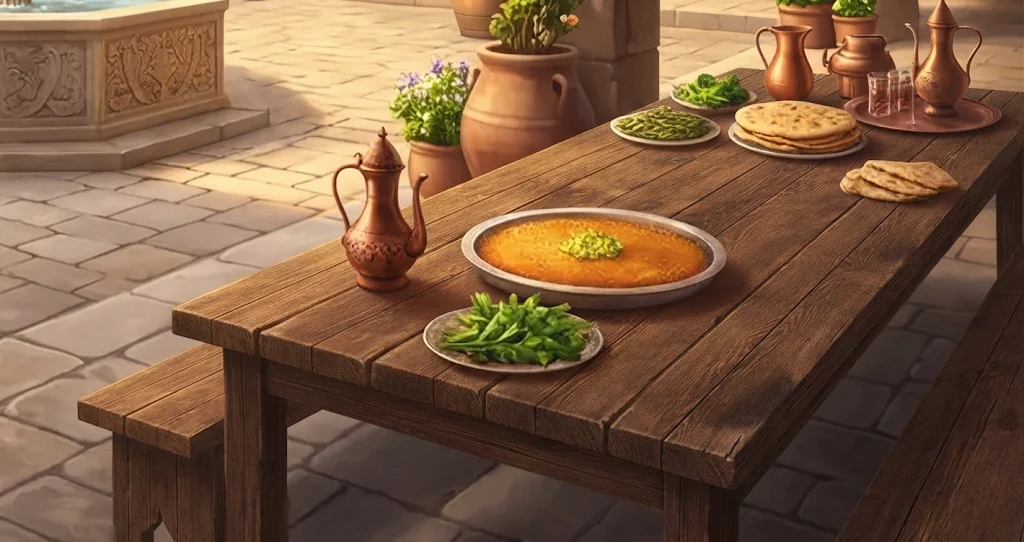
#> input picture dev/sahneler/obj/empty/e5c_crop.png, 1024 x 542 px
$ python align2.py empty/e5c_crop.png empty/e5c_p2.png out.png
#> lines starting #> are read from the running program, lines starting #| are printed output that depends on the picture
import cv2,numpy as np,sys
A=cv2.resize(cv2.imread(sys.argv[1]),(1200,900));B=cv2.resize(cv2.imread(sys.argv[2]),(1200,900))
#> after `A = cv2.resize(cv2.imread(sys.argv[1]), (1200, 900))`:
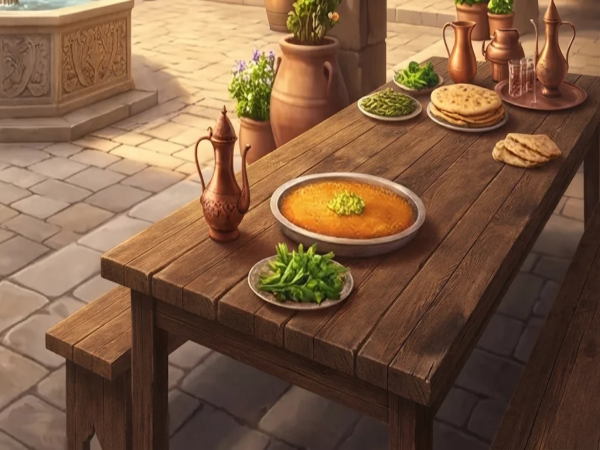
#> A: shape (900, 1200, 3) (shown at 1/2 size); mean B, G, R 66.5, 92.1, 125.4
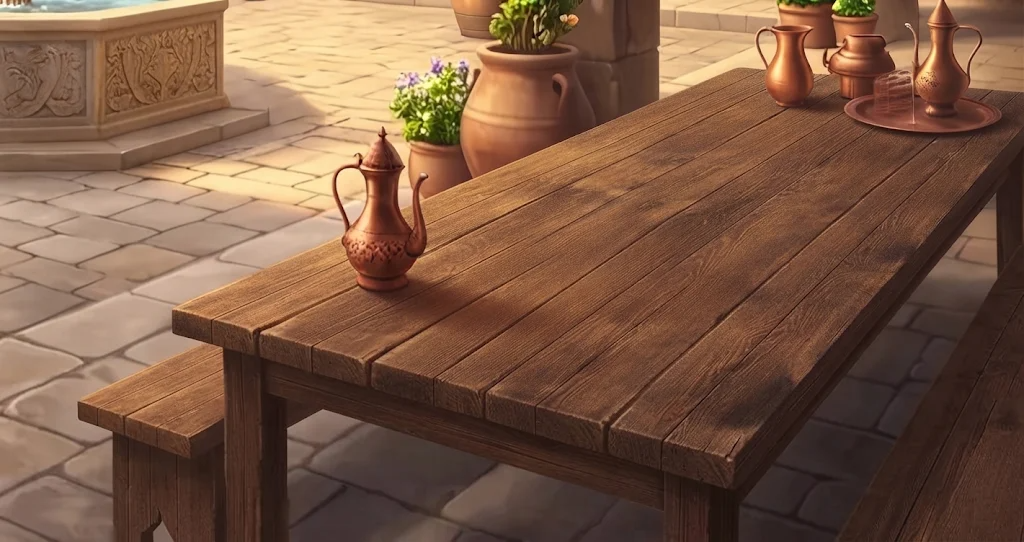
#> input picture dev/sahneler/obj/empty/e5c_p2.png, 1024 x 542 px
#> after `B = cv2.resize(cv2.imread(sys.argv[2]), (1200, 900))`:
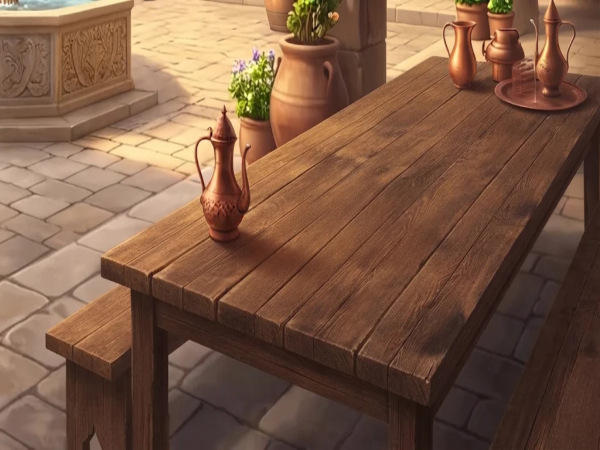
#> B: shape (900, 1200, 3) (shown at 1/2 size); mean B, G, R 68.6, 89.9, 124.3
s=cv2.SIFT_create(4000);ga=cv2.cvtColor(A,cv2.COLOR_BGR2GRAY);gb=cv2.cvtColor(B,cv2.COLOR_BGR2GRAY)
#> after `ga = cv2.cvtColor(A, cv2.COLOR_BGR2GRAY)`:
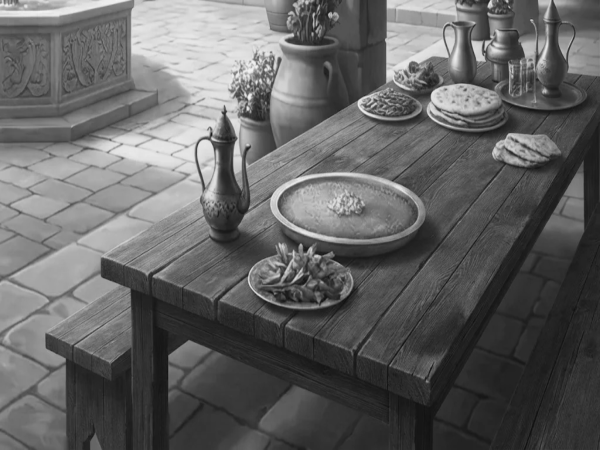
#> ga: shape (900, 1200) (shown at 1/2 size); min 9, max 244, mean 99.1
#> after `gb = cv2.cvtColor(B, cv2.COLOR_BGR2GRAY)`:
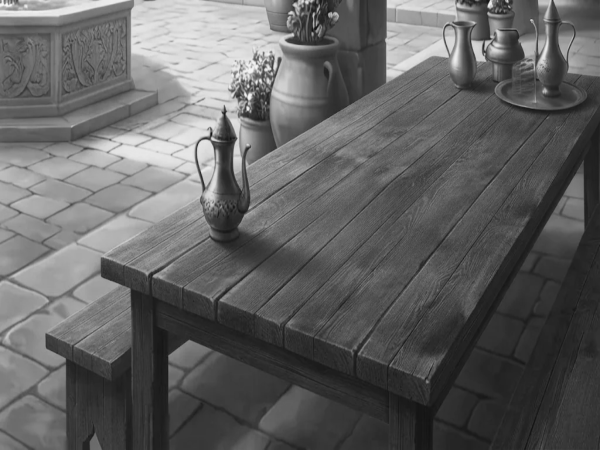
#> gb: shape (900, 1200) (shown at 1/2 size); min 10, max 252, mean 97.7
ka,da=s.detectAndCompute(ga,None);kb,db=s.detectAndCompute(gb,None)
#> after `ka, da = s.detectAndCompute(ga, None)`: ka = 3694 keypoints; strongest (x, y, size): (980, 10, 7.4), (496, 217, 4.4), (422, 268, 4), (660, 30, 6.1)
#> after `kb, db = s.detectAndCompute(gb, None)`: kb = 2528 keypoints; strongest (x, y, size): (980, 10, 7.5), (422, 267, 3.6), (496, 172, 3.6), (627, 29, 3.9)
m=cv2.BFMatcher().knnMatch(db,da,k=2);g=[x for x,y in m if x.distance<0.75*y.distance]
#> after `m = cv2.BFMatcher().knnMatch(db, da, k=2)`: m = 2528 matches
#> after `m = cv2.BFMatcher().knnMatch(db, da, k=2)`:
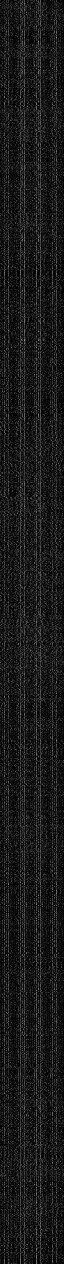
#> db: shape (2528, 128) float32 (shown at 1/2 size); min 0, max 229, mean 24.8
#> after `g = [x for x, y in m if x.distance < 0.75 * y.distance]`: g = 881 matches
src=np.float32([kb[x.queryIdx].pt for x in g]);dst=np.float32([ka[x.trainIdx].pt for x in g])
#> after `src = np.float32([kb[x.queryIdx].pt for x in g])`: src = 881 pairs, first value 6.7 to 1165.8, second value 3.46 to 889.9
#> after `dst = np.float32([ka[x.trainIdx].pt for x in g])`: dst = 881 pairs, first value 6.86 to 1165.3, second value 3.44 to 889.7
M,inl=cv2.estimateAffinePartial2D(src,dst,method=cv2.RANSAC,ransacReprojThreshold=4)
#> M = [[1, 3.91e-05, 0.277], [-3.91e-05, 1, 0.239]]; inl = 881 values, max 1 at index 0, min 0 at index 18, mean 0.966
print(len(g),int(inl.sum()),M.round(3).tolist())
#| 881 851 [[1.0, 0.0, 0.277], [-0.0, 1.0, 0.239]]
Bw=cv2.warpAffine(B,M,(1200,900),flags=cv2.INTER_CUBIC,borderMode=cv2.BORDER_REPLICATE)
cv2.imwrite(sys.argv[3],Bw,[cv2.IMWRITE_JPEG_QUALITY,93])
